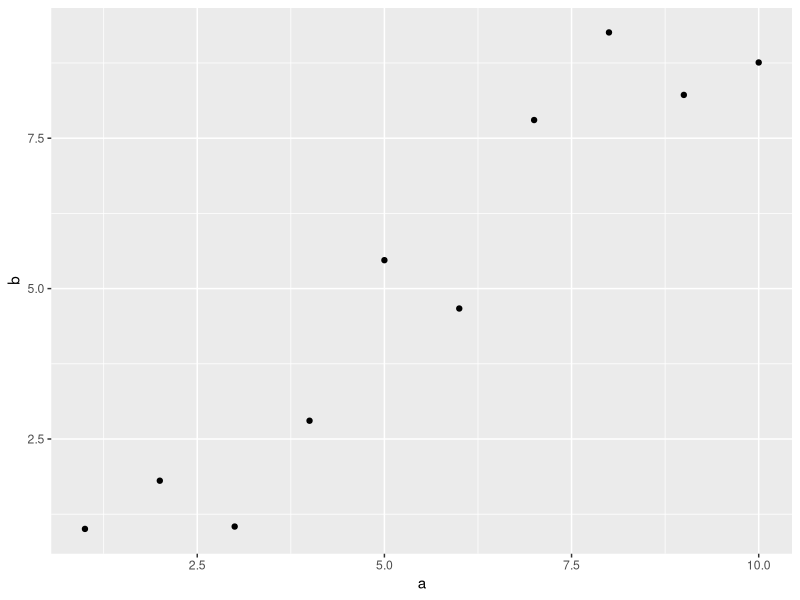

Source code (R):
### MSR LAB nr 4 

library(ggplot2)
rm(list=ls())

# Przyklad 6.2
df1 <- data.frame(a = 1:10, b = (1:10) + runif(10,-2,2), c = 1:10)

# Przyklad 6.3
#ggplot(df1, aes(x = a, y = b)) + geom_point()

# Przyklad 6.4
#ggplot(df1, aes(x = a, y = b)) + geom_point()
#ggplot(df1) + geom_point(aes(x = a, y = b))
#ggplot() + geom_point(data = df1, aes(x = a, y = b))
g <- ggplot(df1, aes(x = a)) + geom_point(aes(y = b))
print(g)

